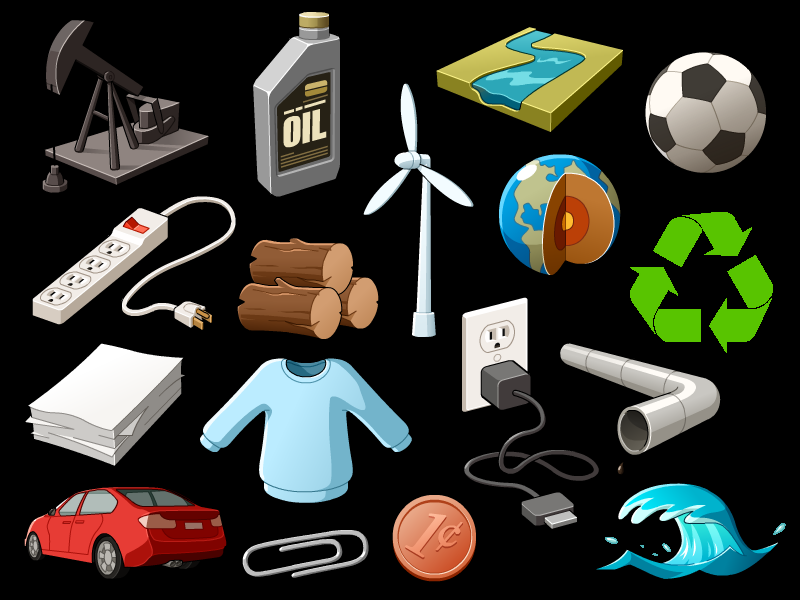
#> input picture Comp Vis with OpenCv/Computer Vision Tutorials/obj.png, 800 x 600 px
$ jupyter execute '06. Contours.ipynb'   (older library calls are emulated)
#> lines starting #> are read from the running program, lines starting #| are printed output that depends on the picture; after the words box and inside, x2 and y2 are one past the last pixel; in counts of white or black regions, pixels touching at a corner belong together; long printed decimals are rounded
## Once segmented an image, we want to identify objects.Takes in a binary image,return a close fitting boundary(contour) around evry object. It is called an iterative energy reducton algo.

[cell 1]
import numpy as np
import matplotlib.pyplot as plt

[cell 2]
import cv2

[cell 3]
img=cv2.imread('obj.png',1)
#> img is the input picture: shape (600, 800, 3); mean B, G, R 45.7, 52.9, 51.5

[cell 4]
gray=cv2.cvtColor(img,cv2.COLOR_RGB2GRAY)
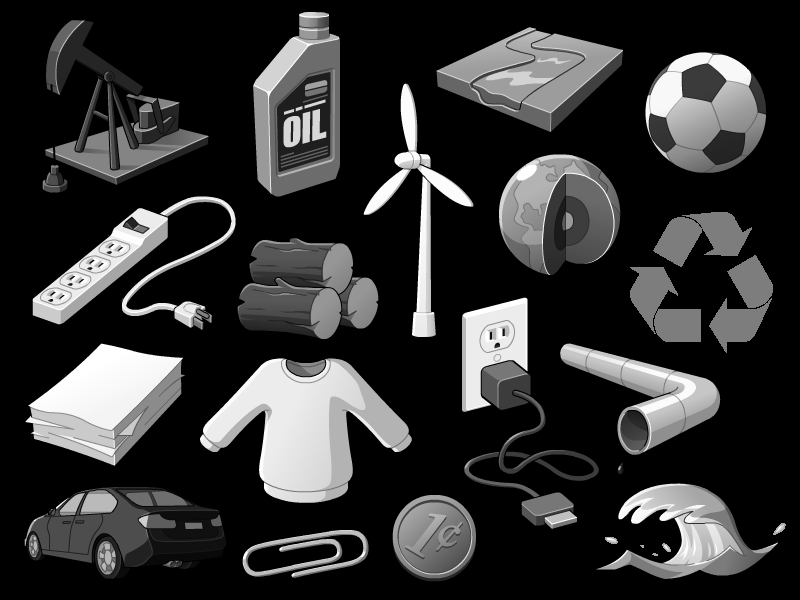
#> gray: shape (600, 800); min 0, max 255, mean 50.6

[cell 5]
thresh=cv2.adaptiveThreshold(gray,255,cv2.ADAPTIVE_THRESH_GAUSSIAN_C,cv2.THRESH_BINARY,115,1)
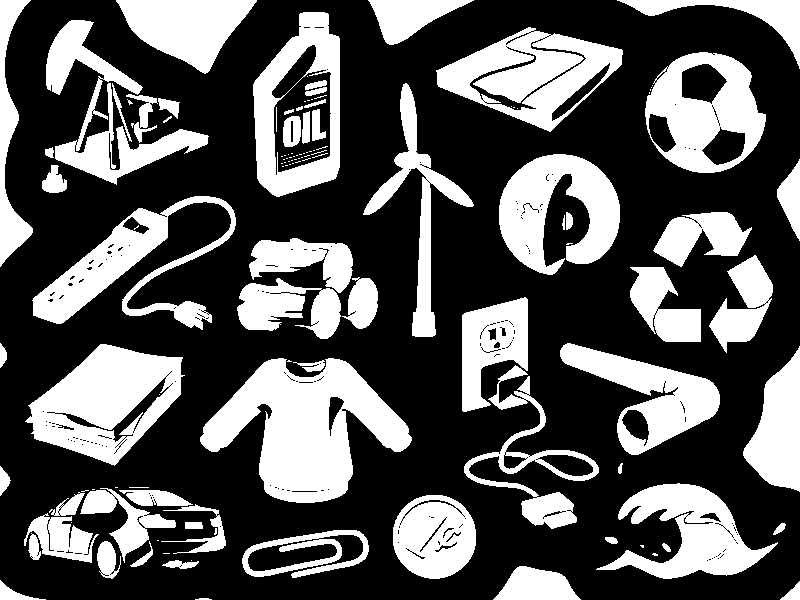
#> thresh: shape (600, 800); 34.1% white; 124 white regions (58 under 20 px)

[cell 6]
_,contours,hierarchy=cv2.findContours(thresh,cv2.RETR_TREE,cv2.CHAIN_APPROX_SIMPLE)
#> contours = 546 contours, 451 with area under 20; largest, box (x1, y1, x2, y2) and area: (200, 358, 412, 503) 15955, (253, 12, 340, 197) 12502, (25, 344, 185, 466) 11649, (436, 27, 623, 132) 11085, (645, 52, 766, 173) 10954

[cell 7]
img2=img.copy()

[cell 8]
index=-1  # draw all the contours as -1

[cell 9]
thickness=4

[cell 10]
color=(255,255,0)

[cell 11]
cv2.drawContours(img2,contours,index,color,thickness)
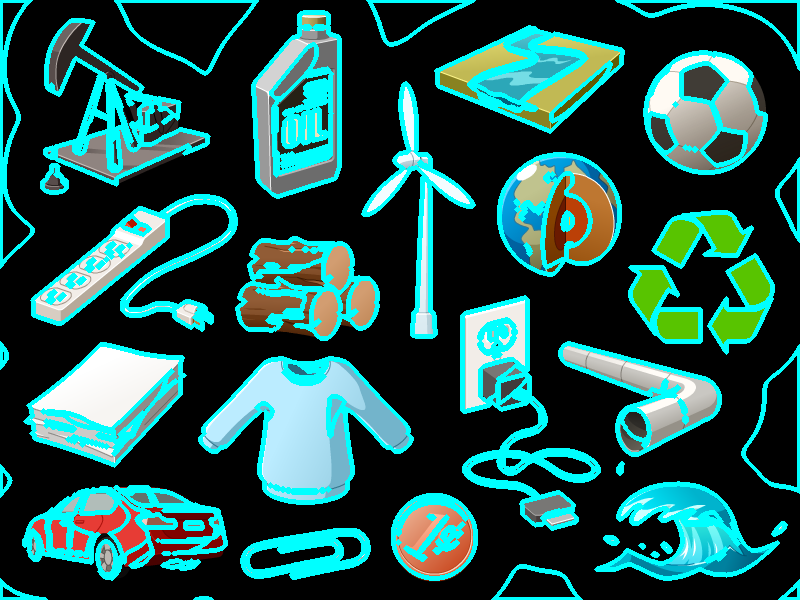
#> img2: shape (600, 800, 3); 19.53% of pixels changed, all inside (x1, y1, x2, y2) = (0, 0, 800, 600)

[cell 12]
cv2.imshow("Contours",img2)
cv2.waitKey(0)
cv2.destroyAllWindows()

[cell 13]
cv2.imwrite("ContouredObj.jpg",img2)  # see u could change the extension so easily
#> Out = True

## Area , Perimeter, Center of CUrvature

[cell 14]
objects=np.zeros([img.shape[0],img.shape[1],3],'uint8')
count=0

[cell 15]
for c in contours:
    cv2.drawContours(objects,[c],-1,color,-1) # last -1 means fill the complete
    area=cv2.contourArea(c)
    perimeter=cv2.arcLength(c,True)
    M=cv2.moments(c)

    if((M['m00'])!=0):
        cx=int(M['m10']/M['m00'])
        cy=int(M['m01']/M['m00'])
        cv2.circle(objects,(cx,cy),4,(0,0,255),-1)

    else:
        print("division by zero")

    print("Area : {} , perimeter: {}".format(area,perimeter))
#> this loop made 546 passes
#> (area, perimeter, cx, cy) on passes 2, 3, 4, 6, 12, 13, 14, 22, 23, 28, 29, 31: (160.5, 64.04, 792, 593), (262.5, 116.9, 11, 593), (1908.5, 210.1, 536, 585), (160.5, 84.53, 180, 564), (35.5, 25.56, 666, 547), (110, 79.25, 142, 558), (534, 136.6, 106, 559), (54, 31.31, 611, 539), (201.5, 68.87, 33, 547), (3490, 547.4, 298, 554), (1668.5, 303.9, 288, 555), (63, 36.63, 779, 528)
#| Area : 10.0 , perimeter: 32.828
#| Area : 160.5 , perimeter: 64.042
#| Area : 262.5 , perimeter: 116.870
#| Area : 1908.5 , perimeter: 210.125
#| division by zero
#| Area : 0.0 , perimeter: 0.0
#| Area : 160.5 , perimeter: 84.527
#| Area : 2.0 , perimeter: 5.657
#| Area : 2.0 , perimeter: 5.657
#> (further printed lines are left out)
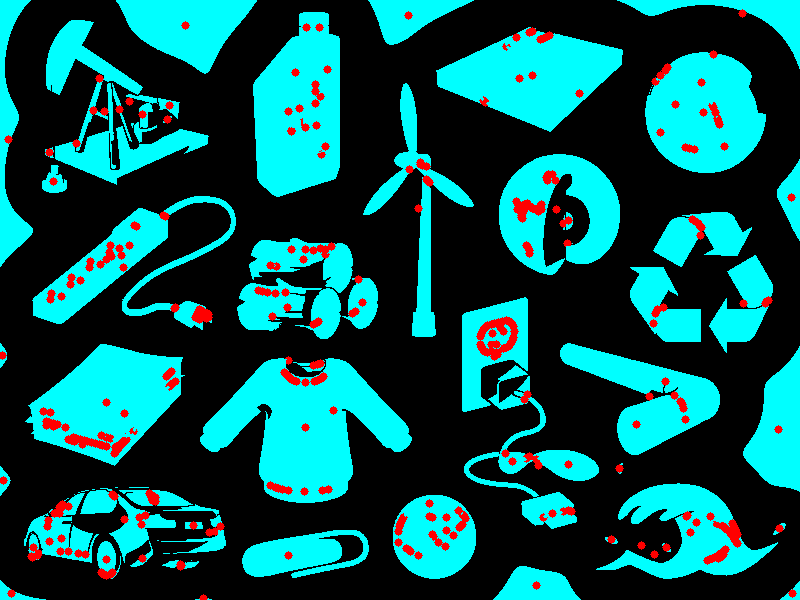
#> objects: shape (600, 800, 3); mean of channels 0, 1, 2 87.4, 87.4, 8.1; drawn as B, G, R


cv2.imshow("Contours",objects)
cv2.waitKey(0)
cv2.destroyAllWindows()

[cell 16]
cv2.imwrite("Objects.jpg",objects)
#> Out = True

### Multiple centroids detected because of the complexity of objects

[cell 17]
filtered=[]
for c in contours:
    if cv2.contourArea(c)<1000:
        continue
    filtered.append(c)
#> this loop made 546 passes
#> c on passes 5, 7, 8: [[191, 560]], [[179, 566], [180, 565], [181, 566], [180, 567]], [[180, 565], [181, 564], [182, 565], [181, 566]]
#> after the loop, filtered = 35 contours; largest, box (x1, y1, x2, y2) and area: (200, 358, 412, 503) 15955, (253, 12, 340, 197) 12502, (25, 344, 185, 466) 11649, (436, 27, 623, 132) 11085, (645, 52, 766, 173) 10954

[cell 18]
import random
for c in filtered:
    col=(random.randint(0,255),random.randint(0,255),random.randint(0,255))
    cv2.drawContours(objects,[c],-1,col,-1)
    area=cv2.contourArea(c)
    perimeter=cv2.arcLength(c,True)
    print(area,perimeter)
#> this loop made 35 passes
#> (col, area, perimeter) on passes 1 to 12: ((197, 215, 20), 1908.5, 210.1), ((132, 248, 207), 3490, 547.4), ((155, 244, 183), 1668.5, 303.9), ((111, 71, 144), 1845.5, 361.9), ((71, 48, 128), 5442, 274.9), ((75, 158, 50), 2080, 388.2), ((37, 169, 241), 7519.5, 743.3), ((51, 181, 222), 4706.5, 1118.1), ((161, 104, 244), 15955, 818.7), ((226, 133, 31), 4872.5, 351), ((7, 47, 204), 11649, 468.7), ((0, 252, 170), 1063, 406.2)
#| 1908.5 210.125
#| 3490.0 547.362
#| 1668.5 303.924
#| 1845.5 361.865
#| 5442.0 274.936
#| 2080.0 388.191
#| 7519.5 743.252
#| 4706.5 1118.129
#> (further printed lines are left out)
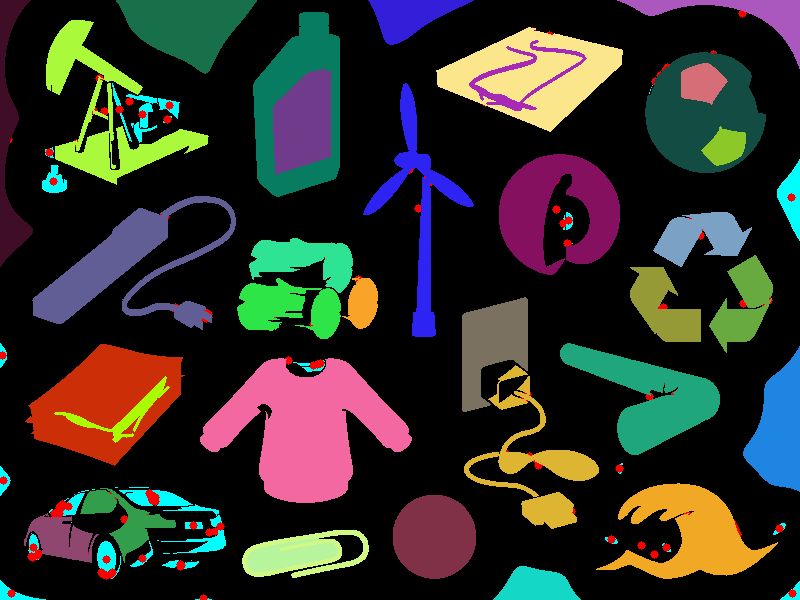
#> objects: shape (600, 800, 3); mean of channels 0, 1, 2 41.6, 47.2, 48.2; drawn as B, G, R
cv2.imshow("contours",objects)
cv2.waitKey(0)
cv2.destroyAllWindows()

[cell 19]
cv2.imwrite("FilteredCo.jpg",objects)
#> Out = True
